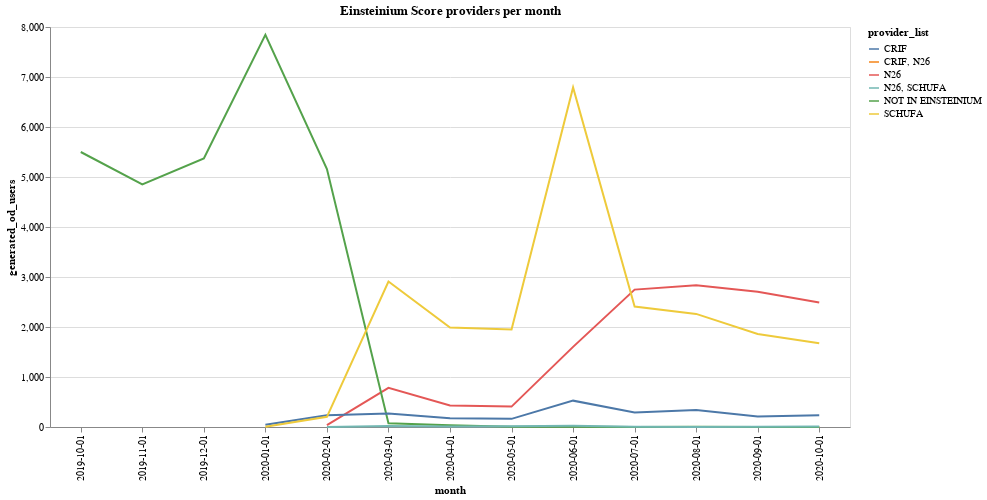

Notebook code for this chart:
### Markdown cell above
Finally, we can see that since the implementation of Einsteinium, decisions made with Schufa scores have been decreasing since June 2020, taking 38% of the generated overdraft decisions in October 2020, whereas the use of our internal scores has been increasing since May 2020, leading to 56% of the generated overdraft decisions.

### Code cell
af.line_multi(
    df_od_output_chart,
    "provider_list:N",
    "month:O",
    "generated_od_users:Q",
    800,
    400,
    "x",
).properties(title="Einsteinium Score providers per month")

### Figure 1 — Vega-Lite specification as saved in the notebook (floating-point values rounded to 4 significant figures)
{"config": {"view": {"continuousWidth": 400, "continuousHeight": 300}}, "data": {"name": "data-198c80a21b4af1c56c27784a63ae67e8"}, "mark": "line", "encoding": {"color": {"type": "nominal", "field": "provider_list"}, "tooltip": {"type": "quantitative", "field": "generated_od_users"}, "x": {"type": "ordinal", "field": "month"}, "y": {"type": "quantitative", "field": "generated_od_users", "sort": "x"}}, "height": 400, "title": "Einsteinium Score providers per month", "width": 800, "$schema": "https://vega.github.io/schema/vega-lite/v4.8.1.json", "datasets": {"data-198c80a21b4af1c56c27784a63ae67e8": [{"month": "2020-08-01", "provider_list": "CRIF, N26", "generated_od_users": 1, "eligib_users": 1, "scores_users": 1, "diff_od_eligib": 0, "arrears_before_od_gen": 0, "arrears_after_od_gen": 0, "has_write_off": 0}, {"month": "2020-08-01", "provider_list": "N26", "generated_od_users": 2833, "eligib_users": 2833, "scores_users": 2833, "diff_od_eligib": 0, "arrears_before_od_gen": 62, "arrears_after_od_gen": 23, "has_write_off": 0}, {"month": "2020-04-01", "provider_list": "NOT IN EINSTEINIUM", "generated_od_users": 33, "eligib_users": 2, "scores_users": 2, "diff_od_eligib": 31, "arrears_before_od_gen": 1, "arrears_after_od_gen": 1, "has_write_off": 0}, {"month": "2020-03-01", "provider_list": "CRIF", "generated_od_users": 272, "eligib_users": 272, "scores_users": 272, "diff_od_eligib": 0, "arrears_before_od_gen": 5, "arrears_after_od_gen": 14, "has_write_off": 7}, {"month": "2020-04-01", "provider_list": "N26, SCHUFA", "generated_od_users": 12, "eligib_users": 12, "scores_users": 12, "diff_od_eligib": 0, "arrears_before_od_gen": 1, "arrears_after_od_gen": 0, "has_write_off": 0}, {"month": "2020-06-01", "provider_list": "NOT IN EINSTEINIUM", "generated_od_users": 6, "eligib_users": 6, "scores_users": 6, "diff_od_eligib": 0, "arrears_before_od_gen": 3, "arrears_after_od_gen": 4, "has_write_off": 1}, {"month": "2020-09-01", "provider_list": "N26", "generated_od_users": 2703, "eligib_users": 2703, "scores_users": 2703, "diff_od_eligib": 0, "arrears_before_od_gen": 62, "arrears_after_od_gen": 17, "has_write_off": 0}, {"month": "2020-08-01", "provider_list": "SCHUFA", "generated_od_users": 2262, "eligib_users": 2262, "scores_users": 2262, "diff_od_eligib": 0, "arrears_before_od_gen": 50, "arrears_after_od_gen": 64, "has_write_off": 10}, {"month": "2020-08-01", "provider_list": "CRIF", "generated_od_users": 341, "eligib_users": 341, "scores_users": 341, "diff_od_eligib": 0, "arrears_before_od_gen": 5, "arrears_after_od_gen": 8, "has_write_off": 1}, {"month": "2019-12-01", "provider_list": "NOT IN EINSTEINIUM", "generated_od_users": 5370, "eligib_users": 0, "scores_users": 0, "diff_od_eligib": 5370, "arrears_before_od_gen": 102, "arrears_after_od_gen": 370, "has_write_off": 96}, {"month": "2020-01-01", "provider_list": "SCHUFA", "generated_od_users": 3, "eligib_users": 3, "scores_users": 3, "diff_od_eligib": 0, "arrears_before_od_gen": 0, "arrears_after_od_gen": 0, "has_write_off": 0}, {"month": "2020-06-01", "provider_list": "SCHUFA", "generated_od_users": 6792, "eligib_users": 6792, "scores_users": 6792, "diff_od_eligib": 0, "arrears_before_od_gen": 68, "arrears_after_od_gen": 113, "has_write_off": 27}, {"month": "2020-03-01", "provider_list": "SCHUFA", "generated_od_users": 2910, "eligib_users": 2910, "scores_users": 2910, "diff_od_eligib": 0, "arrears_before_od_gen": 47, "arrears_after_od_gen": 173, "has_write_off": 67}, {"month": "2020-02-01", "provider_list": "CRIF", "generated_od_users": 234, "eligib_users": 234, "scores_users": 234, "diff_od_eligib": 0, "arrears_before_od_gen": 3, "arrears_after_od_gen": 9, "has_write_off": 0}, {"month": "2020-07-01", "provider_list": "NOT IN EINSTEINIUM", "generated_od_users": 2, "eligib_users": 2, "scores_users": 2, "diff_od_eligib": 0, "arrears_before_od_gen": 0, "arrears_after_od_gen": 8, "has_write_off": 7}, {"month": "2020-10-01", "provider_list": "CRIF, N26", "generated_od_users": 1, "eligib_users": 1, "scores_users": 1, "diff_od_eligib": 0, "arrears_before_od_gen": 0, "arrears_after_od_gen": 0, "has_write_off": 0}, {"month": "2020-06-01", "provider_list": "N26", "generated_od_users": 1602, "eligib_users": 1602, "scores_users": 1602, "diff_od_eligib": 0, "arrears_before_od_gen": 28, "arrears_after_od_gen": 33, "has_write_off": 5}, {"month": "2020-09-01", "provider_list": "N26, SCHUFA", "generated_od_users": 4, "eligib_users": 4, "scores_users": 4, "diff_od_eligib": 0, "arrears_before_od_gen": 1, "arrears_after_od_gen": 0, "has_write_off": 0}, {"month": "2020-09-01", "provider_list": "NOT IN EINSTEINIUM", "generated_od_users": 1, "eligib_users": 1, "scores_users": 1, "diff_od_eligib": 0, "arrears_before_od_gen": 0, "arrears_after_od_gen": 1, "has_write_off": 0}, {"month": "2020-06-01", "provider_list": "CRIF", "generated_od_users": 527, "eligib_users": 527, "scores_users": 527, "diff_od_eligib": 0, "arrears_before_od_gen": 9, "arrears_after_od_gen": 6, "has_write_off": 1}, {"month": "2020-10-01", "provider_list": "SCHUFA", "generated_od_users": 1676, "eligib_users": 1676, "scores_users": 1676, "diff_od_eligib": 0, "arrears_before_od_gen": 57, "arrears_after_od_gen": 19, "has_write_off": 0}, {"month": "2020-09-01", "provider_list": "CRIF, N26", "generated_od_users": 1, "eligib_users": 1, "scores_users": 1, "diff_od_eligib": 0, "arrears_before_od_gen": 0, "arrears_after_od_gen": 0, "has_write_off": 0}, {"month": "2020-07-01", "provider_list": "SCHUFA", "generated_od_users": 2409, "eligib_users": 2409, "scores_users": 2409, "diff_od_eligib": 0, "arrears_before_od_gen": 56, "arrears_after_od_gen": 73, "has_write_off": 12}, {"month": "2020-03-01", "provider_list": "N26", "generated_od_users": 783, "eligib_users": 783, "scores_users": 783, "diff_od_eligib": 0, "arrears_before_od_gen": 19, "arrears_after_od_gen": 24, "has_write_off": 7}, {"month": "2020-10-01", "provider_list": "N26, SCHUFA", "generated_od_users": 8, "eligib_users": 8, "scores_users": 8, "diff_od_eligib": 0, "arrears_before_od_gen": 0, "arrears_after_od_gen": 0, "has_write_off": 0}, {"month": "2020-10-01", "provider_list": "NOT IN EINSTEINIUM", "generated_od_users": 2, "eligib_users": 2, "scores_users": 2, "diff_od_eligib": 0, "arrears_before_od_gen": 0, "arrears_after_od_gen": 2, "has_write_off": 0}, {"month": "2020-02-01", "provider_list": "N26, SCHUFA", "generated_od_users": 1, "eligib_users": 1, "scores_users": 1, "diff_od_eligib": 0, "arrears_before_od_gen": 0, "arrears_after_od_gen": 0, "has_write_off": 0}, {"month": "2020-09-01", "provider_list": "SCHUFA", "generated_od_users": 1861, "eligib_users": 1861, "scores_users": 1861, "diff_od_eligib": 0, "arrears_before_od_gen": 48, "arrears_after_od_gen": 37, "has_write_off": 5}, {"month": "2019-11-01", "provider_list": "NOT IN EINSTEINIUM", "generated_od_users": 4851, "eligib_users": 0, "scores_users": 0, "diff_od_eligib": 4851, "arrears_before_od_gen": 109, "arrears_after_od_gen": 501, "has_write_off": 153}, {"month": "2020-02-01", "provider_list": "NOT IN EINSTEINIUM", "generated_od_users": 5160, "eligib_users": 0, "scores_users": 0, "diff_od_eligib": 5160, "arrears_before_od_gen": 89, "arrears_after_od_gen": 316, "has_write_off": 97}, {"month": "2020-02-01", "provider_list": "SCHUFA", "generated_od_users": 204, "eligib_users": 204, "scores_users": 204, "diff_od_eligib": 0, "arrears_before_od_gen": 2, "arrears_after_od_gen": 13, "has_write_off": 4}, {"month": "2020-05-01", "provider_list": "CRIF", "generated_od_users": 163, "eligib_users": 163, "scores_users": 163, "diff_od_eligib": 0, "arrears_before_od_gen": 5, "arrears_after_od_gen": 9, "has_write_off": 3}, {"month": "2020-04-01", "provider_list": "N26", "generated_od_users": 430, "eligib_users": 430, "scores_users": 430, "diff_od_eligib": 0, "arrears_before_od_gen": 15, "arrears_after_od_gen": 15, "has_write_off": 3}, {"month": "2020-05-01", "provider_list": "SCHUFA", "generated_od_users": 1951, "eligib_users": 1951, "scores_users": 1951, "diff_od_eligib": 0, "arrears_before_od_gen": 41, "arrears_after_od_gen": 94, "has_write_off": 33}, {"month": "2020-10-01", "provider_list": "CRIF", "generated_od_users": 235, "eligib_users": 235, "scores_users": 235, "diff_od_eligib": 0, "arrears_before_od_gen": 2, "arrears_after_od_gen": 2, "has_write_off": 0}, {"month": "2020-07-01", "provider_list": "N26, SCHUFA", "generated_od_users": 6, "eligib_users": 6, "scores_users": 6, "diff_od_eligib": 0, "arrears_before_od_gen": 0, "arrears_after_od_gen": 0, "has_write_off": 0}, {"month": "2019-10-01", "provider_list": "NOT IN EINSTEINIUM", "generated_od_users": 5500, "eligib_users": 0, "scores_users": 0, "diff_od_eligib": 5500, "arrears_before_od_gen": 89, "arrears_after_od_gen": 557, "has_write_off": 170}, {"month": "2020-07-01", "provider_list": "N26", "generated_od_users": 2748, "eligib_users": 2748, "scores_users": 2748, "diff_od_eligib": 0, "arrears_before_od_gen": 55, "arrears_after_od_gen": 28, "has_write_off": 1}, {"month": "2020-03-01", "provider_list": "N26, SCHUFA", "generated_od_users": 22, "eligib_users": 22, "scores_users": 22, "diff_od_eligib": 0, "arrears_before_od_gen": 0, "arrears_after_od_gen": 0, "has_write_off": 0}, {"month": "2020-08-01", "provider_list": "N26, SCHUFA", "generated_od_users": 2, "eligib_users": 2, "scores_users": 2, "diff_od_eligib": 0, "arrears_before_od_gen": 0, "arrears_after_od_gen": 0, "has_write_off": 0}, {"month": "2020-04-01", "provider_list": "CRIF", "generated_od_users": 175, "eligib_users": 175, "scores_users": 175, "diff_od_eligib": 0, "arrears_before_od_gen": 3, "arrears_after_od_gen": 5, "has_write_off": 1}, {"month": "2020-03-01", "provider_list": "NOT IN EINSTEINIUM", "generated_od_users": 74, "eligib_users": 3, "scores_users": 3, "diff_od_eligib": 71, "arrears_before_od_gen": 1, "arrears_after_od_gen": 5, "has_write_off": 4}, {"month": "2020-10-01", "provider_list": "N26", "generated_od_users": 2490, "eligib_users": 2490, "scores_users": 2490, "diff_od_eligib": 0, "arrears_before_od_gen": 42, "arrears_after_od_gen": 9, "has_write_off": 0}, {"month": "2020-04-01", "provider_list": "SCHUFA", "generated_od_users": 1991, "eligib_users": 1991, "scores_users": 1991, "diff_od_eligib": 0, "arrears_before_od_gen": 32, "arrears_after_od_gen": 92, "has_write_off": 40}, {"month": "2020-05-01", "provider_list": "N26", "generated_od_users": 408, "eligib_users": 408, "scores_users": 408, "diff_od_eligib": 0, "arrears_before_od_gen": 18, "arrears_after_od_gen": 15, "has_write_off": 7}, {"month": "2020-09-01", "provider_list": "CRIF", "generated_od_users": 212, "eligib_users": 212, "scores_users": 212, "diff_od_eligib": 0, "arrears_before_od_gen": 4, "arrears_after_od_gen": 4, "has_write_off": 0}, {"month": "2020-08-01", "provider_list": "NOT IN EINSTEINIUM", "generated_od_users": 4, "eligib_users": 4, "scores_users": 4, "diff_od_eligib": 0, "arrears_before_od_gen": 0, "arrears_after_od_gen": 5, "has_write_off": 3}, {"month": "2020-01-01", "provider_list": "CRIF", "generated_od_users": 47, "eligib_users": 47, "scores_users": 47, "diff_od_eligib": 0, "arrears_before_od_gen": 1, "arrears_after_od_gen": 1, "has_write_off": 0}, {"month": "2020-07-01", "provider_list": "CRIF", "generated_od_users": 291, "eligib_users": 291, "scores_users": 291, "diff_od_eligib": 0, "arrears_before_od_gen": 3, "arrears_after_od_gen": 5, "has_write_off": 2}, {"month": "2020-07-01", "provider_list": "CRIF, N26", "generated_od_users": 1, "eligib_users": 1, "scores_users": 1, "diff_od_eligib": 0, "arrears_before_od_gen": 0, "arrears_after_od_gen": 0, "has_write_off": 0}, {"month": "2020-06-01", "provider_list": "N26, SCHUFA", "generated_od_users": 23, "eligib_users": 23, "scores_users": 23, "diff_od_eligib": 0, "arrears_before_od_gen": 0, "arrears_after_od_gen": 0, "has_write_off": 0}, {"month": "2020-01-01", "provider_list": "NOT IN EINSTEINIUM", "generated_od_users": 7844, "eligib_users": 0, "scores_users": 0, "diff_od_eligib": 7844, "arrears_before_od_gen": 101, "arrears_after_od_gen": 406, "has_write_off": 115}, {"month": "2020-05-01", "provider_list": "N26, SCHUFA", "generated_od_users": 15, "eligib_users": 15, "scores_users": 15, "diff_od_eligib": 0, "arrears_before_od_gen": 0, "arrears_after_od_gen": 0, "has_write_off": 0}, {"month": "2020-05-01", "provider_list": "NOT IN EINSTEINIUM", "generated_od_users": 3, "eligib_users": 3, "scores_users": 3, "diff_od_eligib": 0, "arrears_before_od_gen": 1, "arrears_after_od_gen": 2, "has_write_off": 1}, {"month": "2020-02-01", "provider_list": "N26", "generated_od_users": 36, "eligib_users": 36, "scores_users": 36, "diff_od_eligib": 0, "arrears_before_od_gen": 1, "arrears_after_od_gen": 3, "has_write_off": 1}]}}
